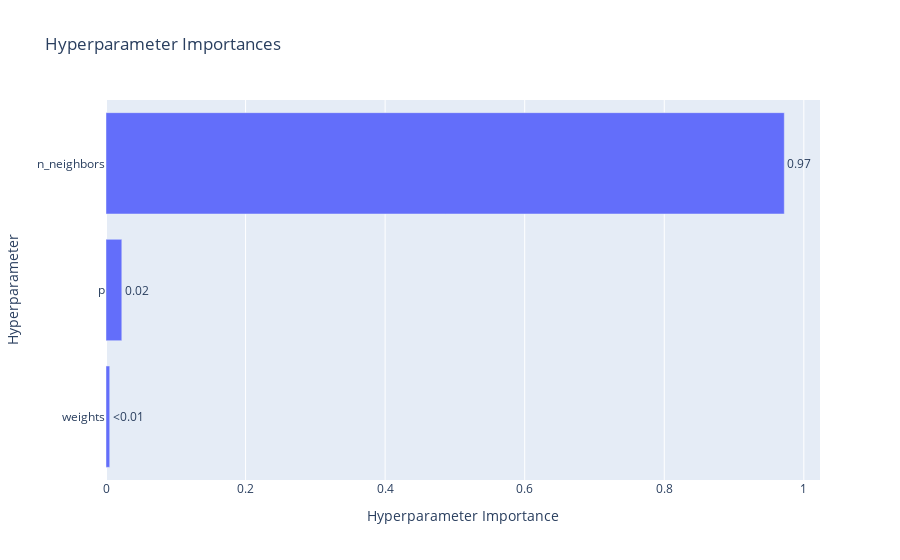

This figure's notebook cell:
### Markdown cell above
На данном рисунке можно видеть развитие процесса оптимизации в зависимости от номера итерации

### Code cell
plot_param_importances(search.study).show()

### Figure 1 — Plotly figure (JSON) as saved in the notebook; plotly's stock layout.template omitted (floating-point values rounded to 4 significant figures)
{"data": [{"cliponaxis": false, "hovertemplate": ["weights (CategoricalDistribution): 0.0053411592419921276<extra></extra>", "p (IntDistribution): 0.02265971949944464<extra></extra>", "n_neighbors (IntDistribution): 0.9719991212585632<extra></extra>"], "name": "Objective Value", "orientation": "h", "text": ["<0.01", "0.02", "0.97"], "textposition": "outside", "type": "bar", "x": [0.005341, 0.02266, 0.972], "y": ["weights", "p", "n_neighbors"]}], "layout": {"autosize": true, "title": {"text": "Hyperparameter Importances"}, "xaxis": {"autorange": true, "range": [0, 1.023], "title": {"text": "Hyperparameter Importance"}, "type": "linear"}, "yaxis": {"autorange": true, "range": [-0.5, 2.5], "title": {"text": "Hyperparameter"}, "type": "category"}}}
